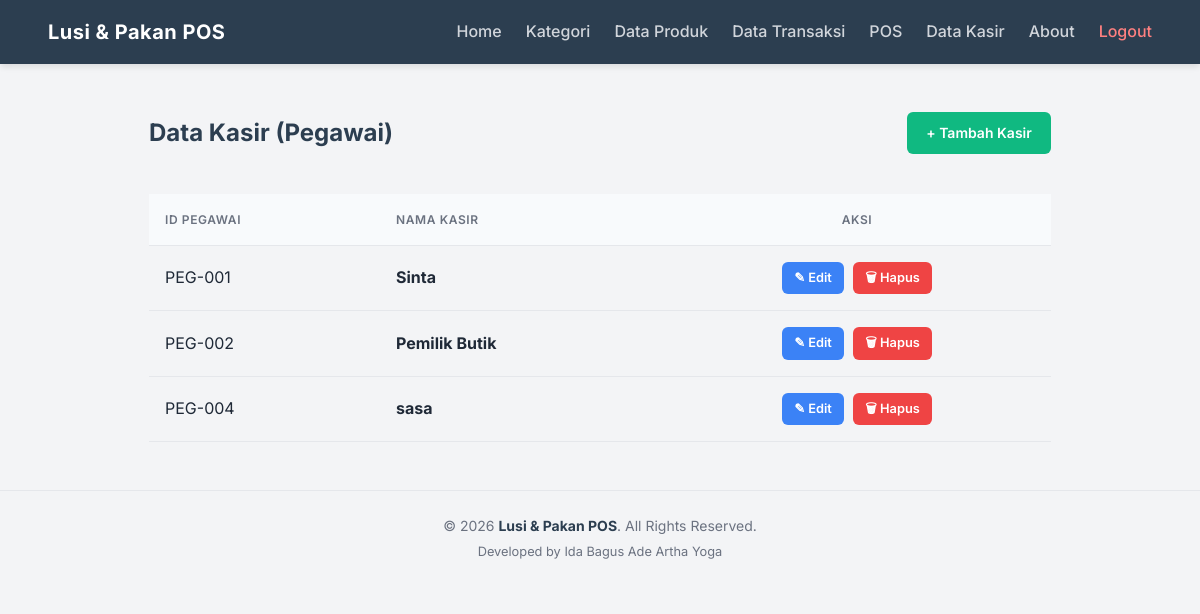
Page /index.php?action=users (signed in) on the committed database.
### tables this page shows
CREATE TABLE `users` (
  `id` int NOT NULL,
  `name` varchar(100) NOT NULL,
  `email` varchar(100) NOT NULL,
  `password` varchar(255) NOT NULL,
  `username` varchar(50) NOT NULL DEFAULT 'admin',
  `role` enum('admin','kasir') NOT NULL DEFAULT 'kasir'
);

### controllers/UserController.php (called while the page is built, shortened)
<?php
require_once 'models/UserModel.php';
class UserController {
    private $model;
    public function __construct($db) {
        $this->model = new UserModel($db);
    }
    public function index() {
        $users = $this->model->getAll();
        require 'views/users/index.php';
    }
}
?>

### models/UserModel.php (called while the page is built, shortened)
<?php
class UserModel {
    private $conn;
    public function __construct($db) { $this->conn = $db; }
    public function getAll() {
        $result = $this->conn->query("SELECT * FROM users");
        $data = [];
        while ($row = $result->fetch_assoc()) { $data[] = $row; }
        return $data;
    }
}
?>

### views/users/index.php (the view, shortened to what this page needs)
<?php include 'views/layouts/header.php'; ?>
    <link rel="stylesheet" href="https://cdn.datatables.net/1.13.6/css/jquery.dataTables.min.css">
    <div style="display: flex; justify-content: space-between; align-items: center; margin-bottom: 1.5rem; flex-wrap: wrap; gap: 1rem;">
        <h2 style="margin: 0;">Data Kasir (Pegawai)</h2>
        <a href="index.php?action=user_create" class="btn btn-green">+ Tambah Kasir</a>
    </div>
    <div style="overflow-x: auto;">
        <table id="tabelKasir" class="display" style="width:100%; border-collapse: collapse;">
            <thead>
                <tr>
                    <th style="text-align: left;">ID Pegawai</th>
                    <th style="text-align: left;">Nama Kasir</th>
                    <th style="text-align: center;">Aksi</th>
                </tr>
            </thead>
            <tbody>
                <?php foreach ($users as $user): ?>
                <tr>
                    <td>PEG-00<?= $user['id'] ?></td>
                    <td style="font-weight: bold;"><?= $user['name'] ?></td>
                    <td style="text-align: center;">
                        <a href="index.php?action=user_edit&id=<?= $user['id'] ?>" class="btn btn-blue" style="margin-right: 5px; padding: 6px 12px; font-size: 0.8rem;">✎ Edit</a>
                        <a href="index.php?action=user_delete&id=<?= $user['id'] ?>" class="btn btn-red" style="padding: 6px 12px; font-size: 0.8rem;" onclick="return confirm('Hapus kasir ini?')">🗑 Hapus</a>
                    </td>
                </tr>
                <?php endforeach; ?>
            </tbody>
        </table>
    </div>
<?php include 'views/layouts/footer.php'; ?>

### views/layouts/header.php (style rules this page uses)
:root { --primary: #2c3e50; --secondary: #10b981; --bg-color: #f3f4f6; --card-bg: #ffffff; --text-main: #1f2937; --text-muted: #6b7280; }
* { box-sizing: border-box; margin: 0; padding: 0; }
body { font-family: 'Inter', sans-serif; background-color: var(--bg-color); color: var(--text-main); line-height: 1.6; }
h2 { color: var(--primary); margin-bottom: 1.5rem; font-weight: 700; }
.btn { display: inline-block; padding: 0.6rem 1.2rem; font-size: 0.875rem; font-weight: 600; text-align: center; text-decoration: none; border-radius: 6px; border: none; cursor: pointer; transition: all 0.2s ease; }
.btn-green { background-color: var(--secondary); color: #fff; }
.btn-blue { background-color: #3b82f6; color: #fff; }
.btn-red { background-color: #ef4444; color: #fff; }
table { width: 100%; border-collapse: separate; border-spacing: 0; margin-top: 1rem; }
th, td { padding: 1rem; text-align: left; border-bottom: 1px solid #e5e7eb; }
th { background-color: #f8fafc; font-weight: 600; color: var(--text-muted); text-transform: uppercase; font-size: 0.75rem; letter-spacing: 0.05em; }

### rows in the picture
users: id "1", name "Sinta"
users: id "2", name "Pemilik Butik"
users: id "4", name "sasa"
